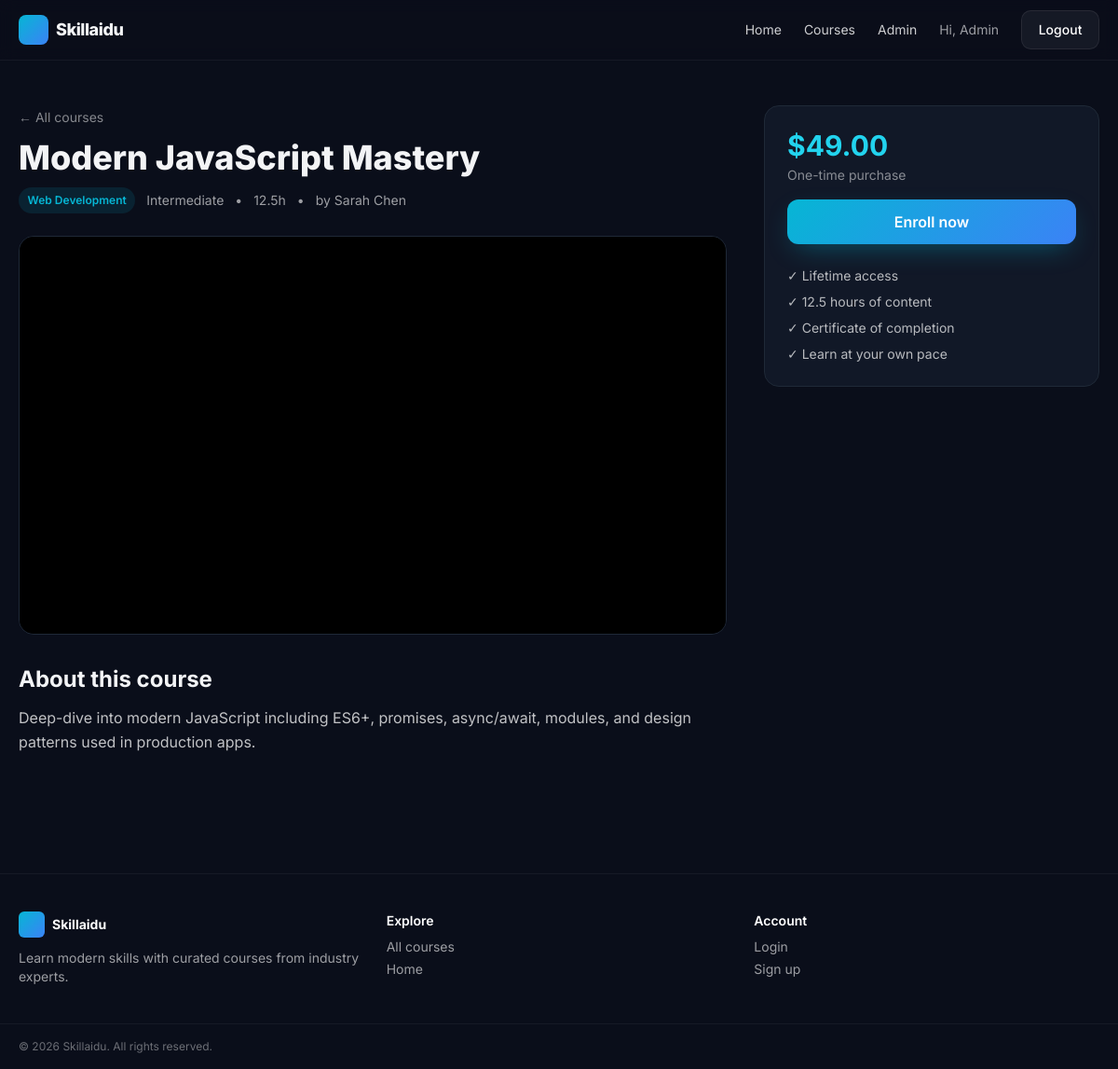
The app's page /pages/course-view.php?id=1 (signed in) with its own data.
### tables this page shows
CREATE TABLE IF NOT EXISTS courses (
  id INT AUTO_INCREMENT PRIMARY KEY,
  title VARCHAR(200) NOT NULL,
  slug VARCHAR(220) NOT NULL UNIQUE,
  short_description VARCHAR(300),
  description TEXT,
  thumbnail_url VARCHAR(500),
  video_url VARCHAR(500),
  category_id INT DEFAULT NULL,
  instructor VARCHAR(120),
  level ENUM('Beginner','Intermediate','Advanced') DEFAULT 'Beginner',
  duration_hours DECIMAL(5,1) DEFAULT 0,
  price DECIMAL(10,2) DEFAULT 0,
  published TINYINT(1) DEFAULT 1,
  created_by INT DEFAULT NULL,
  created_at TIMESTAMP DEFAULT CURRENT_TIMESTAMP,
  updated_at TIMESTAMP DEFAULT CURRENT_TIMESTAMP ON UPDATE CURRENT_TIMESTAMP,
  FOREIGN KEY (category_id) REFERENCES categories(id) ON DELETE SET NULL,
  FOREIGN KEY (created_by) REFERENCES users(id) ON DELETE SET NULL
);

CREATE TABLE IF NOT EXISTS categories (
  id INT AUTO_INCREMENT PRIMARY KEY,
  name VARCHAR(100) NOT NULL,
  slug VARCHAR(120) NOT NULL UNIQUE,
  description TEXT,
  image_url VARCHAR(500) DEFAULT NULL,
  created_at TIMESTAMP DEFAULT CURRENT_TIMESTAMP
);

### includes/functions.php (called while the page is built, shortened)
<?php
function is_logged_in() { return !empty($_SESSION['user_id']); }
function e($v) { return htmlspecialchars((string)$v, ENT_QUOTES, 'UTF-8'); }
function youtube_embed($url) {
    if (preg_match('~(?:youtube\.com/watch\?v=|youtu\.be/|youtube\.com/embed/)([A-Za-z0-9_-]{6,})~', $url, $m)) {
        return 'https://www.youtube.com/embed/' . $m[1];
    }
    return null;
}

### pages/course-view.php (the view, shortened to what this page needs)
<?php
require_once __DIR__ . '/../config/db.php';
require_once __DIR__ . '/../includes/functions.php';
$id = (int)($_GET['id'] ?? 0);
$stmt = $pdo->prepare("SELECT c.*, cat.name AS category_name FROM courses c LEFT JOIN categories cat ON cat.id=c.category_id WHERE c.id=? AND c.published=1");
$stmt->execute([$id]);
$c = $stmt->fetch();
require_once __DIR__ . '/../includes/header.php';
$embed = youtube_embed($c['video_url']);
?>
<section class="container-x py-12 grid lg:grid-cols-[1fr_360px] gap-10">
  <div>
    <a href="/pages/courses.php" class="text-sm text-white/50 hover:text-cyan-400">← All courses</a>
    <h1 class="text-4xl font-extrabold mt-3"><?= e($c['title']) ?></h1>
    <div class="flex flex-wrap items-center gap-3 mt-3 text-sm text-white/60">
      <?php if ($c['category_name']): ?><span class="badge"><?= e($c['category_name']) ?></span><?php endif; ?>
      <span><?= e($c['level']) ?></span>
      <span>•</span><span><?= (float)$c['duration_hours'] ?>h</span>
      <span>•</span><span>by <?= e($c['instructor'] ?: 'Skillaidu') ?></span>
    </div>
    <div class="card mt-6 overflow-hidden">
      <div class="aspect-video bg-black">
        <?php if ($embed): ?>
          <iframe class="w-full h-full" src="<?= e($embed) ?>" frameborder="0" allow="autoplay; encrypted-media" allowfullscreen></iframe>
        <?php elseif ($c['video_url']): ?>
          <video class="w-full h-full" controls src="<?= e($c['video_url']) ?>"></video>
        <?php elseif ($c['thumbnail_url']): ?>
          <img src="<?= e($c['thumbnail_url']) ?>" alt="<?= e($c['title']) ?>" class="w-full h-full object-cover">
        <?php endif; ?>
      </div>
    </div>
    <div class="prose prose-invert mt-8 max-w-none">
      <h2 class="text-2xl font-bold mb-3">About this course</h2>
      <p class="text-white/75 leading-relaxed whitespace-pre-line"><?= e($c['description'] ?: $c['short_description']) ?></p>
    </div>
  </div>
  <aside class="card p-6 h-fit lg:sticky lg:top-24">
    <div class="text-3xl font-bold text-cyan-400">$<?= number_format((float)$c['price'], 2) ?></div>
    <div class="text-white/50 text-sm mt-1">One-time purchase</div>
    <?php if (is_logged_in()): ?>
      <button class="btn-brand w-full mt-4">Enroll now</button>
    <?php else: ?>
      <a href="/login.php" class="btn-brand w-full mt-4 inline-block text-center">Login to enroll</a>
    <?php endif; ?>
    <ul class="mt-6 space-y-2 text-sm text-white/70">
      <li>✓ Lifetime access</li>
      <li>✓ <?= (float)$c['duration_hours'] ?> hours of content</li>
      <li>✓ Certificate of completion</li>
      <li>✓ Learn at your own pace</li>
    </ul>
  </aside>
</section>
<?php require_once __DIR__ . '/../includes/footer.php'; ?>

### assets/css/style.css (style rules this page uses)
:root { --bg: #0a0e1a; --surface: #111827; --surface-2: #1f2937; --border: #1f2937; --text: #f3f4f6; --muted: #9ca3af; --brand: #06b6d4; --brand-2: #3b82f6; --accent: #a855f7; }
* { box-sizing: border-box; }
html, body { background: var(--bg); color: var(--text); font-family: 'Inter', system-ui, sans-serif; margin: 0; }
a { color: inherit; text-decoration: none; }
.container-x { max-width: 1200px; margin: 0 auto; padding: 0 1.25rem; }
.btn-brand { background: linear-gradient(135deg, var(--brand), var(--brand-2)); color: #fff; border: 0; padding: .75rem 1.25rem; border-radius: .75rem; font-weight: 600; cursor: pointer; transition: transform .15s ease, box-shadow .2s ease; box-shadow: 0 10px 30px -10px rgba(6,182,212,.45); }
.card { background: var(--surface); border: 1px solid var(--border); border-radius: 1rem; overflow: hidden; transition: transform .2s ease, border-color .2s ease; }
.badge { display: inline-flex; align-items: center; gap: .35rem; background: rgba(6,182,212,.12); color: var(--brand); padding: .25rem .6rem; border-radius: 999px; font-size: .75rem; font-weight: 600; }

### records on screen
courses: title "Modern JavaScript Mastery", category.name "Web Development", level "Intermediate", duration_hours "12.5", instructor "Sarah Chen", description "Deep-dive into modern JavaScript including ES6+, promises, async/await, modules, and design patterns used in production apps.", price "49.00"

### other values on screen
current_user()['name'] "Admin"
